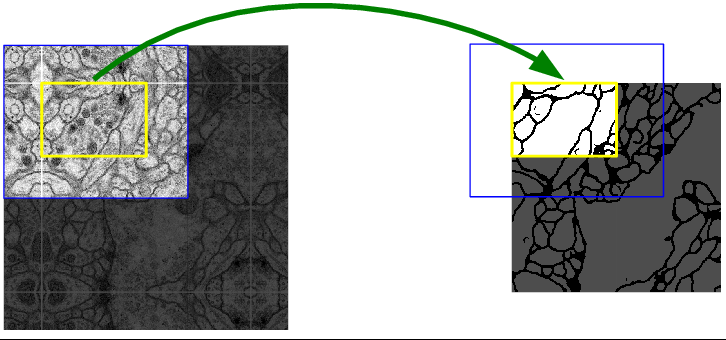
#> input picture Overlap-tile-strategy-for-seamless-segmentation-of-arbitrary-large-images-here.png, 726 x 340 px, given as the content of the folder E:/2 MASTER/Memoire/06-24-2021/dataset/Images, which was not available
$ python 'CLAHE Image.py'
#> lines starting #> are read from the running program, lines starting #| are printed output that depends on the picture; pictures that were not available may be replaced by others from this repository, and a replacement may not be noted
import numpy as np
import cv2
import os
import argparse

from skimage import io
from tqdm import tqdm

def get_all_file_paths(directory):

    # initializing empty file paths list
    file_paths = []

    # crawling through directory and subdirectories
    print("get all file paths")
    for root, directories, files in tqdm(os.walk(directory)):
        for filename in files:
            # join the two strings in order to form the full filepath.
            filepath = os.path.join(root, filename)
            file_paths.append(filepath)

    # returning all file paths
    return file_paths

def get_args():

    parser = argparse.ArgumentParser(description = "Qata_Covid19 Segmentation" ,
                                     formatter_class=argparse.ArgumentDefaultsHelpFormatter)

    # set your environment
    parser.add_argument('--path_img',type=str,default='E:/2 MASTER/Memoire/06-24-2021/dataset/Images')
    # arguments for training
    parser.add_argument('--out', type=str, default='./img_clahe')

    return parser.parse_args()

def main():
    args = get_args()

    if not os.path.exists(args.out):
        os.mkdir(args.out)

    img_list = get_all_file_paths(args.path_img)
    file_name_img = os.listdir(args.path_img)
    i = 0
    for file in tqdm(img_list):
        img = cv2.imread(file, 1)
#> img is the input picture: shape (340, 726, 3); mean B, G, R 165.9, 167.8, 166.2
        lab_img = cv2.cvtColor(img, cv2.COLOR_BGR2LAB)
#> lab_img: shape (340, 726, 3); mean of channels 0, 1, 2 170, 127.7, 128.6
        l, a, b = cv2.split(lab_img)
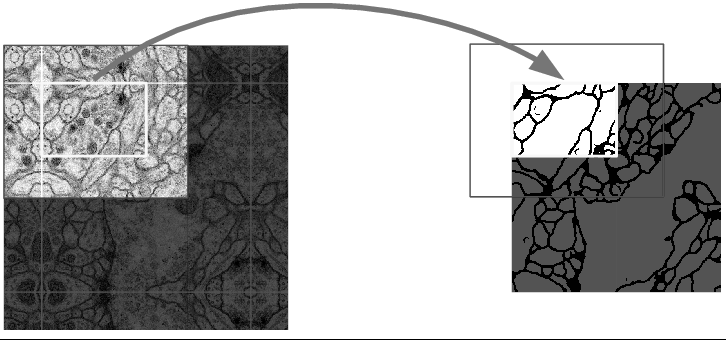
#> l: shape (340, 726); min 0, max 255, mean 170
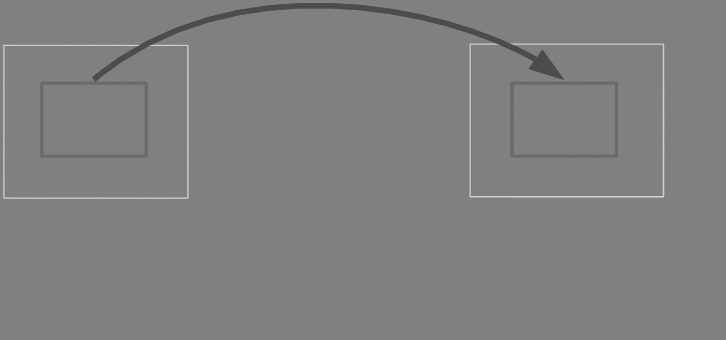
#> a: shape (340, 726); min 76, max 207, mean 127.7
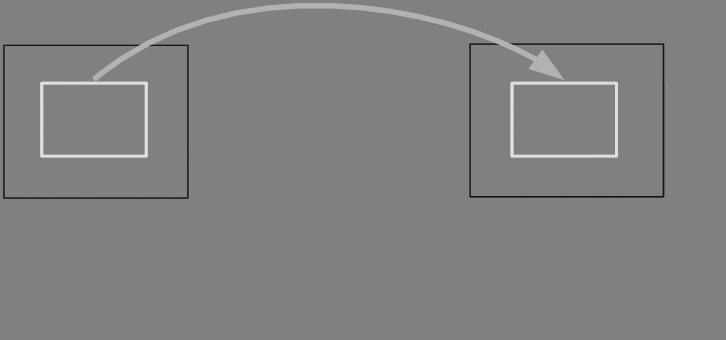
#> b: shape (340, 726); min 20, max 223, mean 128.6
        ########### CLAHE ###########
        #Apply CLAHE to L channel
        clahe = cv2.createCLAHE ( clipLimit = 3.0 , tileGridSize = ( 8,8 ) )
        clahe_img = clahe.apply (l)
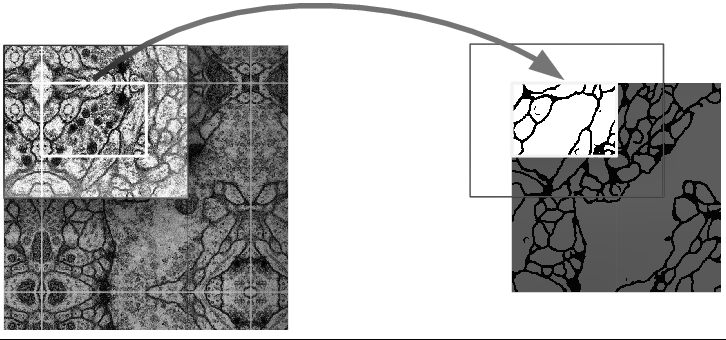
#> clahe_img: shape (340, 726); min 0, max 255, mean 176.8
        updated_lab_img2 = cv2.merge((clahe_img, a, b))
#> updated_lab_img2: shape (340, 726, 3); mean of channels 0, 1, 2 176.8, 127.7, 128.6
        #Convert LAB image back to color ( RGB )
        CLAHE_img = cv2.cvtColor ( updated_lab_img2 , cv2.COLOR_LAB2BGR )
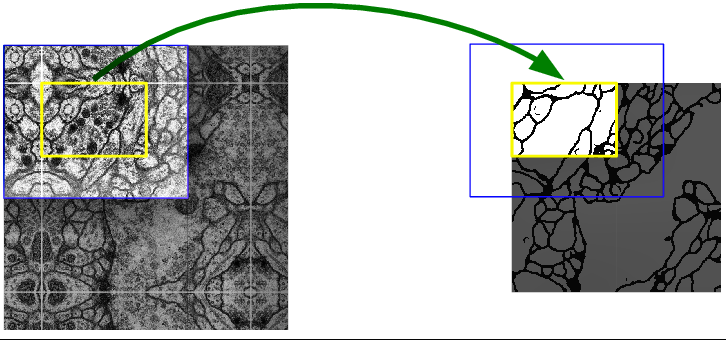
#> CLAHE_img: shape (340, 726, 3); mean B, G, R 172.3, 174, 172.6
        cv2.imwrite(os.path.join(args.out,file_name_img[i]),CLAHE_img)
        i = i + 1

if __name__ == '__main__':
    main()


# [15 lines of commented-out code are left out]
